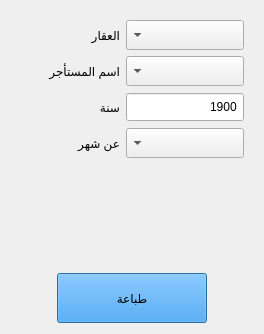
        <widget class="QWidget" name="tabReceipt">
         <attribute name="icon">
          <iconset resource="resourse.qrc">
           <normaloff>:/icon/icon/resit.png</normaloff>:/icon/icon/resit.png</iconset>
         </attribute>
         <attribute name="title">
          <string>اصدار ايصال ايجار</string>
         </attribute>
         <layout class="QGridLayout" name="gridLayout_14">
          <item row="1" column="1">
           <widget class="QPushButton" name="buttonPrint">
            <property name="minimumSize">
             <size>
              <width>150</width>
              <height>50</height>
             </size>
            </property>
            <property name="styleSheet">
             <string notr="true">background-color: rgb(25, 144, 255);</string>
            </property>
            <property name="text">
             <string>طباعة</string>
            </property>
            <property name="default">
             <bool>true</bool>
            </property>
           </widget>
          </item>
          <item row="1" column="2">
           <spacer name="horizontalSpacer_7">
            <property name="orientation">
             <enum>Qt::Horizontal</enum>
            </property>
            <property name="sizeHint" stdset="0">
             <size>
              <width>40</width>
              <height>20</height>
             </size>
            </property>
           </spacer>
          </item>
          <item row="1" column="0">
           <spacer name="horizontalSpacer_8">
            <property name="orientation">
             <enum>Qt::Horizontal</enum>
            </property>
            <property name="sizeHint" stdset="0">
             <size>
              <width>40</width>
              <height>20</height>
             </size>
            </property>
           </spacer>
          </item>
          <item row="0" column="0" colspan="3">
           <widget class="QWidget" name="widget_6" native="true">
            <layout class="QGridLayout" name="gridLayout_13">
             <item row="0" column="1">
              <widget class="QComboBox" name="comboBoxReceiptEstate">
               <property name="sizePolicy">
                <sizepolicy hsizetype="Minimum" vsizetype="Fixed">
                 <horstretch>0</horstretch>
                 <verstretch>0</verstretch>
                </sizepolicy>
               </property>
               <property name="minimumSize">
                <size>
                 <width>0</width>
                 <height>30</height>
                </size>
               </property>
               <property name="layoutDirection">
                <enum>Qt::RightToLeft</enum>
               </property>
               <property name="editable">
                <bool>false</bool>
               </property>
               <property name="currentIndex">
                <number>-1</number>
               </property>
              </widget>
             </item>
             <item row="5" column="0" colspan="2">
              <spacer name="verticalSpacer_3">
               <property name="orientation">
                <enum>Qt::Vertical</enum>
               </property>
               <property name="sizeType">
                <enum>QSizePolicy::Maximum</enum>
               </property>
               <property name="sizeHint" stdset="0">
                <size>
                 <width>20</width>
                 <height>100</height>
                </size>
               </property>
              </spacer>
             </item>
             <item row="3" column="1">
              <widget class="QComboBox" name="comboBoxReceiptMonth">
               <property name="minimumSize">
                <size>
                 <width>0</width>
                 <height>30</height>
                </size>
               </property>
               <property name="layoutDirection">
                <enum>Qt::RightToLeft</enum>
               </property>
               <property name="editable">
                <bool>false</bool>
               </property>
               <property name="currentIndex">
                <number>-1</number>
               </property>
              </widget>
             </item>
             <item row="1" column="1">
              <widget class="QComboBox" name="comboBoxReceiptRenter">
               <property name="sizePolicy">
                <sizepolicy hsizetype="Minimum" vsizetype="Fixed">
                 <horstretch>0</horstretch>
                 <verstretch>0</verstretch>
                </sizepolicy>
               </property>
               <property name="minimumSize">
                <size>
                 <width>0</width>
                 <height>30</height>
                </size>
               </property>
               <property name="layoutDirection">
                <enum>Qt::RightToLeft</enum>
               </property>
               <property name="editable">
                <bool>false</bool>
               </property>
               <property name="currentIndex">
                <number>-1</number>
               </property>
              </widget>
             </item>
             <item row="0" column="0">
              <widget class="QLabel" name="labelReceiptEstate">
               <property name="sizePolicy">
                <sizepolicy hsizetype="Maximum" vsizetype="Preferred">
                 <horstretch>0</horstretch>
                 <verstretch>0</verstretch>
                </sizepolicy>
               </property>
               <property name="minimumSize">
                <size>
                 <width>100</width>
                 <height>0</height>
                </size>
               </property>
               <property name="text">
                <string>العقار</string>
               </property>
               <property name="buddy">
                <cstring>comboBoxReceiptEstate</cstring>
               </property>
              </widget>
             </item>
             <item row="1" column="0">
              <widget class="QLabel" name="labelReceiptRenter">
               <property name="sizePolicy">
                <sizepolicy hsizetype="Maximum" vsizetype="Preferred">
                 <horstretch>0</horstretch>
                 <verstretch>0</verstretch>
                </sizepolicy>
               </property>
               <property name="minimumSize">
                <size>
                 <width>100</width>
                 <height>0</height>
                </size>
               </property>
               <property name="text">
                <string>اسم المستأجر</string>
               </property>
               <property name="buddy">
                <cstring>comboBoxReceiptRenter</cstring>
               </property>
              </widget>
             </item>
             <item row="3" column="0">
              <widget class="QLabel" name="labelReceiptMonth">
               <property name="text">
                <string>عن شهر</string>
               </property>
               <property name="buddy">
                <cstring>comboBoxReceiptMonth</cstring>
               </property>
              </widget>
             </item>
             <item row="2" column="0">
              <widget class="QLabel" name="labelReceiptYear">
               <property name="text">
                <string>سنة</string>
               </property>
              </widget>
             </item>
             <item row="2" column="1">
              <widget class="QSpinBox" name="spinBoxReceiptYear">
               <property name="minimumSize">
                <size>
                 <width>0</width>
                 <height>30</height>
                </size>
               </property>
               <property name="alignment">
                <set>Qt::AlignRight|Qt::AlignTrailing|Qt::AlignVCenter</set>
               </property>
               <property name="buttonSymbols">
                <enum>QAbstractSpinBox::NoButtons</enum>
               </property>
               <property name="minimum">
                <number>1900</number>
               </property>
               <property name="maximum">
                <number>9999</number>
               </property>
              </widget>
             </item>
            </layout>
           </widget>
          </item>
         </layout>
        </widget>
